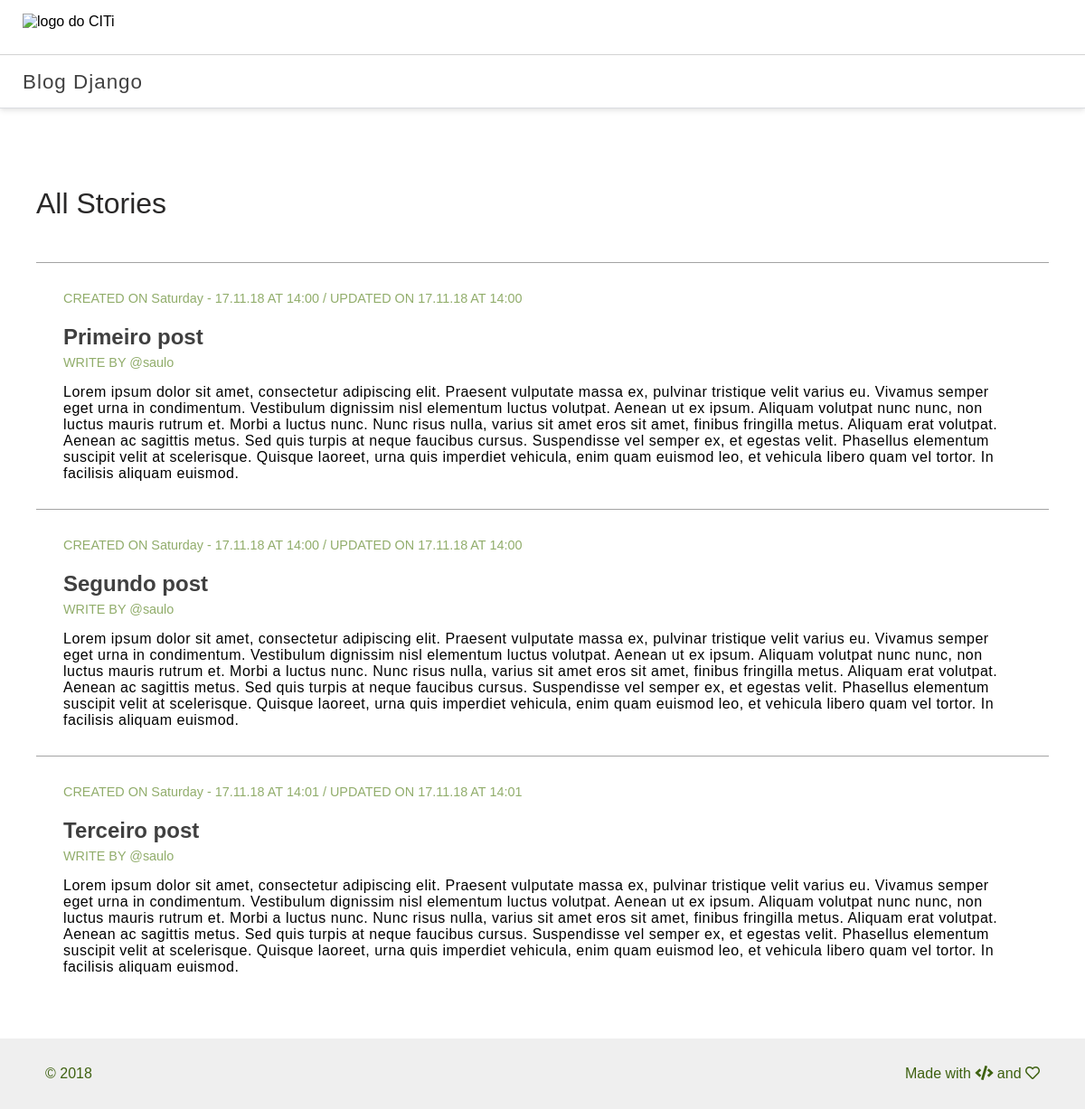
Before: / with the older database file.
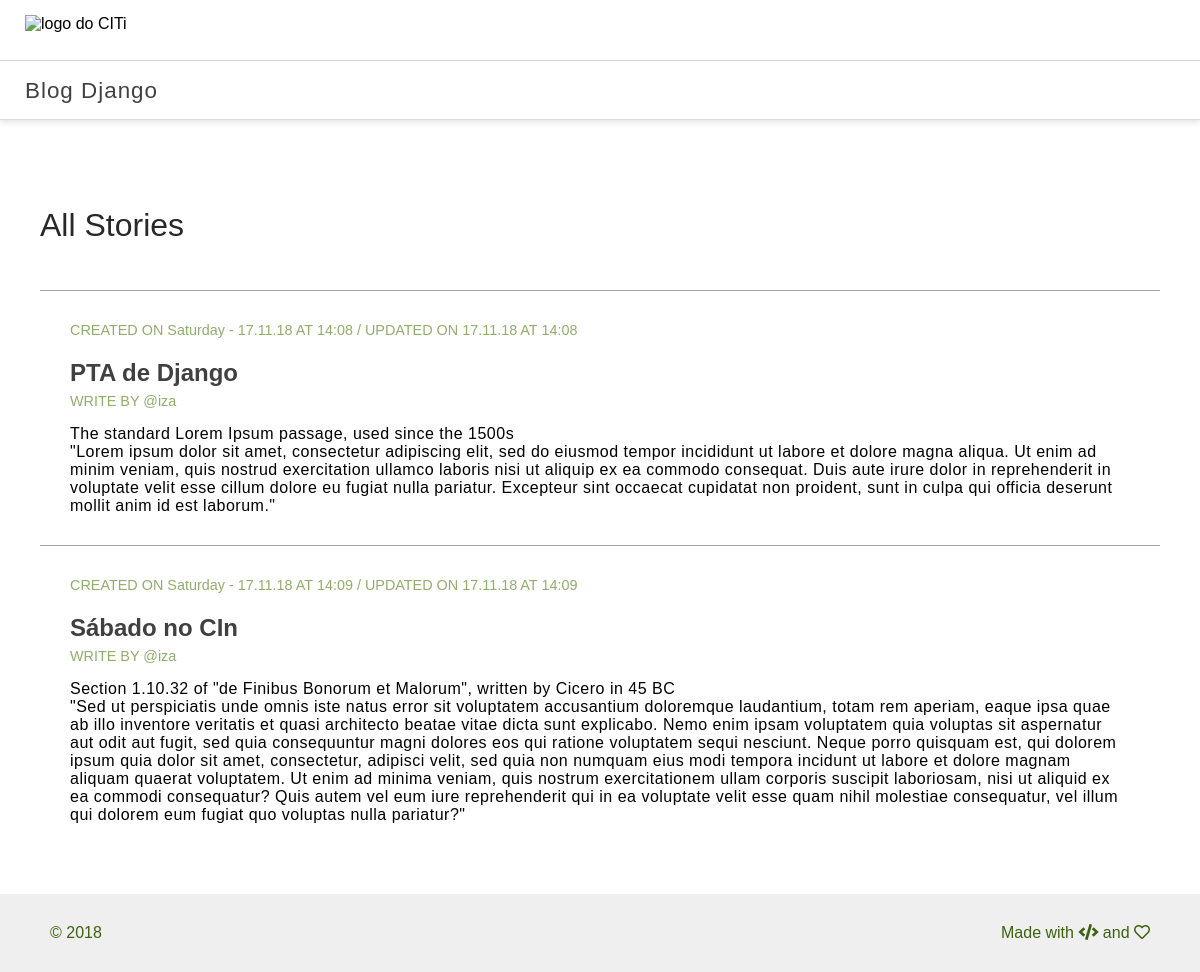
After: the same page with the newer database file.
### core/models.py (models this page shows, shortened)
class Post(models.Model):
    author = models.ForeignKey('auth.User', on_delete=models.CASCADE)
    title = models.CharField(max_length=100)
    text = models.TextField()
    created_date = models.DateTimeField(auto_now_add=True)
    updated_date = models.DateTimeField(auto_now=True)
    class Meta:
        verbose_name = 'Publicação'
        verbose_name_plural = 'Publicações' #avisa pro django que tem plural

### core/views.py (the view)
# urls.py: path('', HomeView.as_view(), name='home'),
class HomeView(TemplateView):
    template_name = "home.html"
    def get_context_data(self, **kwargs):
        context = super().get_context_data(**kwargs)
        context["posts"] = Post.objects.all()
        return context

### core/templates/home.html
{% extends 'base.html' %}
{% load static %}
{% block content %}
<section class="posts">
    <h2 class="posts__title_all-stories">All Stories</h2>
    {% for post in posts %}
        <div class="post__card">
            <span class="post__date">
                CREATED ON {{post.created_date | date:'l - d.m.y' }} AT {{post.created_date | time:'H:i'}} / UPDATED ON {{post.updated_date | date:'d.m.y' }} AT {{post.updated_date | time:'H:i'}}
            </span>
            <h1 class="post__title">{{ post.title }}</h1>
            <span class="post__author">
                    WRITE BY @{{ post.author }}
                </span>
            <div class="post__text">{{ post.text }}</div>
        </div>
    {% endfor %}
</section>
{% endblock content %}

### core/templates/base.html (shortened to what this page needs)
{% load static %}
<!DOCTYPE html>
<html>
<head>
    <link rel="stylesheet" href="https://use.fontawesome.com/releases/v5.5.0/css/all.css">
    <link rel="stylesheet"  href="{% static 'CSS/style.css' %}" >
</head>
<body>
    <section class="header">
        <div class="header__logo">
            <img class="header__img" src="https://cin.ufpe.br/~pet/wiki/images/thumb/8/86/Logociti.png/300px-Logociti.png" alt="logo do CITi">
        </div>
        <span class="header__title">Blog Django</span>
    </section>
    {% block content %}
    {% endblock content %}
    <footer class="footer">
        <span>&copy; 2018</span>
        <span>
            Made with <i class="fas fa-code"></i> and <i class="far fa-heart"></i>
        </span>
    </footer>
</body>
</html>

### core/static/CSS/style.css (style rules this page uses)
html { font-size: 16px; }
body { margin: 0; font-family: 'Source Sans Pro', sans-serif; }
.header { width: 100%; height: 120px; box-shadow: 0 2px 6px 0 rgba(0,0,0,.12), inset 0 -1px 0 0 #dadce0; }
.header__logo, .header__title { display: flex; align-items: center; height: 50%; }
.header__logo { width: 100%; border-bottom: 1px solid lightgray; }
.header__img { height: 30px; margin-left: 25px; }
.header__title { margin: 0; margin-left: 25px; font-size: 1.4rem; letter-spacing: 1px; color: #404040; }
.posts { width: 100%; padding: 40px; box-sizing: border-box; }
.posts__title_all-stories { padding: 20px 0; box-sizing: border-box; font-size: 2rem; font-weight: 400; color: #292828; }
.post__card { padding: 30px 30px; border-top: 1px solid #a3a3a3; }
.post__title { margin-bottom: 5px; color: #404040; }
.post__author, .post__date { font-size: 0.9rem; color: #91ad6b; }
.post__text { margin-top: 15px; white-space: pre-line; font-weight: 300; letter-spacing: 0.5px; }
.footer { display: flex; justify-content: space-between; align-items: center; padding: 30px 50px; box-sizing: border-box; background-color: #efefef; color: #3e6110; }

Changed rows visible on the page:
removed Post: created_date "Saturday - 17.11.18", created_date "14:01", updated_date "17.11.18", updated_date "14:01", title "Terceiro post", author "saulo", text "Lorem ipsum dolor sit amet, consectetur adipiscing elit. Praesent vulputate massa ex, pulvinar tristique velit varius eu. Vivamus semper eget urna in condimentum. Vestibulum dignissim nisl elementum luctus volutpat. Aenean ut ex ipsum. Aliquam volutpat nunc nunc, non luctus mauris rutrum et. Morbi a luctus nunc. Nunc risus nulla, varius sit amet eros sit amet, finibus fringilla metus. Aliquam erat volutpat. Aenean ac sagittis metus. Sed quis turpis at neque faucibus cursus. Suspendisse vel semper ex, et egestas velit. Phasellus elementum suscipit velit at scelerisque. Quisque laoreet, urna quis imperdiet vehicula, enim quam euismod leo, et vehicula libero quam vel tortor. In facilisis…"
changed Post: created_date "14:00" → "14:08"; updated_date "14:00" → "14:08"; title "Primeiro post" → "PTA de Django"; author "saulo" → "iza"; text "Lorem ipsum dolor sit amet, consectetur adipiscing elit. Praesent vulputate massa ex, pulvinar tristique velit varius eu. Vivamus semper eget urna in condimentum. Vestibulum dignissim nisl elementum luctus volutpat. Aenean ut ex ipsum. Aliquam volutpat nunc nunc, non luctus mauris rutrum et. Morbi a luctus nunc. Nunc risus nulla, varius sit amet eros sit amet, finibus fringilla metus. Aliquam erat volutpat. Aenean ac sagittis metus. Sed quis turpis at neque faucibus cursus. Suspendisse vel semper ex, et egestas velit. Phasellus elementum suscipit velit at scelerisque. Quisque laoreet, urna quis imperdiet vehicula, enim quam euismod leo, et vehicula libero quam vel tortor. In facilisis…" → "The standard Lorem Ipsum passage, used since the 1500s \"Lorem ipsum dolor sit amet, consectetur adipiscing elit, sed do eiusmod tempor incididunt ut labore et dolore magna aliqua. Ut enim ad minim veniam, quis nostrud exercitation ullamco laboris nisi ut aliquip ex ea commodo consequat. Duis aute irure dolor in reprehenderit in voluptate velit esse cillum dolore eu fugiat nulla pariatur. Excepteur sint occaecat cupidatat non proident, sunt in culpa qui officia deserunt mollit anim id est laborum.\""
changed Post: created_date "14:00" → "14:09"; updated_date "14:00" → "14:09"; title "Segundo post" → "Sábado no CIn"; author "saulo" → "iza"; text "Lorem ipsum dolor sit amet, consectetur adipiscing elit. Praesent vulputate massa ex, pulvinar tristique velit varius eu. Vivamus semper eget urna in condimentum. Vestibulum dignissim nisl elementum luctus volutpat. Aenean ut ex ipsum. Aliquam volutpat nunc nunc, non luctus mauris rutrum et. Morbi a luctus nunc. Nunc risus nulla, varius sit amet eros sit amet, finibus fringilla metus. Aliquam erat volutpat. Aenean ac sagittis metus. Sed quis turpis at neque faucibus cursus. Suspendisse vel semper ex, et egestas velit. Phasellus elementum suscipit velit at scelerisque. Quisque laoreet, urna quis imperdiet vehicula, enim quam euismod leo, et vehicula libero quam vel tortor. In facilisis…" → "Section 1.10.32 of \"de Finibus Bonorum et Malorum\", written by Cicero in 45 BC \"Sed ut perspiciatis unde omnis iste natus error sit voluptatem accusantium doloremque laudantium, totam rem aperiam, eaque ipsa quae ab illo inventore veritatis et quasi architecto beatae vitae dicta sunt explicabo. Nemo enim ipsam voluptatem quia voluptas sit aspernatur aut odit aut fugit, sed quia consequuntur magni dolores eos qui ratione voluptatem sequi nesciunt. Neque porro quisquam est, qui dolorem ipsum quia dolor sit amet, consectetur, adipisci velit, sed quia non numquam eius modi tempora incidunt ut labore et dolore magnam aliquam quaerat voluptatem. Ut enim ad minima veniam, quis nostrum…"
